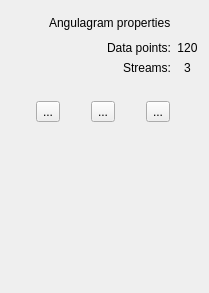
     <widget class="QWidget" name="angulagram">
      <layout class="QGridLayout" name="gridLayout">
       <item row="0" column="1">
        <widget class="QLabel" name="label_17">
         <property name="text">
          <string>Angulagram properties</string>
         </property>
        </widget>
       </item>
       <item row="0" column="0">
        <widget class="QLabel" name="label_15">
         <property name="minimumSize">
          <size>
           <width>32</width>
           <height>24</height>
          </size>
         </property>
         <property name="maximumSize">
          <size>
           <width>32</width>
           <height>24</height>
          </size>
         </property>
         <property name="text">
          <string/>
         </property>
         <property name="textFormat">
          <enum>Qt::PlainText</enum>
         </property>
         <property name="pixmap">
          <pixmap resource="../topino.qrc">:/ui/toolicons/angulagram.png</pixmap>
         </property>
         <property name="scaledContents">
          <bool>false</bool>
         </property>
        </widget>
       </item>
       <item row="2" column="2">
        <widget class="QLabel" name="propInletPos_3">
         <property name="sizePolicy">
          <sizepolicy hsizetype="Preferred" vsizetype="Preferred">
           <horstretch>5</horstretch>
           <verstretch>0</verstretch>
          </sizepolicy>
         </property>
         <property name="text">
          <string>3</string>
         </property>
         <property name="alignment">
          <set>Qt::AlignCenter</set>
         </property>
        </widget>
       </item>
       <item row="1" column="2">
        <widget class="QLabel" name="propInletPos_2">
         <property name="sizePolicy">
          <sizepolicy hsizetype="Preferred" vsizetype="Preferred">
           <horstretch>5</horstretch>
           <verstretch>0</verstretch>
          </sizepolicy>
         </property>
         <property name="text">
          <string>120</string>
         </property>
         <property name="alignment">
          <set>Qt::AlignCenter</set>
         </property>
        </widget>
       </item>
       <item row="3" column="0" colspan="3">
        <spacer name="verticalSpacer_12">
         <property name="orientation">
          <enum>Qt::Vertical</enum>
         </property>
         <property name="sizeHint" stdset="0">
          <size>
           <width>20</width>
           <height>20</height>
          </size>
         </property>
        </spacer>
       </item>
       <item row="4" column="0" colspan="3">
        <layout class="QHBoxLayout" name="horizontalLayout_6" stretch="0,0,0">
         <item>
          <widget class="QToolButton" name="toolEditImage_5">
           <property name="toolTip">
            <string>Preprocess image</string>
           </property>
           <property name="statusTip">
            <string>Select options for preprocessing the image to make it ready for angulargram creation</string>
           </property>
           <property name="text">
            <string>...</string>
           </property>
           <property name="icon">
            <iconset resource="../topino.qrc">
             <normaloff>:/ui/toolicons/angulagram.png</normaloff>:/ui/toolicons/angulagram.png</iconset>
           </property>
           <property name="iconSize">
            <size>
             <width>64</width>
             <height>32</height>
            </size>
           </property>
          </widget>
         </item>
         <item>
          <widget class="QToolButton" name="toolSwitchImage_5">
           <property name="toolTip">
            <string>Swap source and processed image</string>
           </property>
           <property name="statusTip">
            <string>Swap source and processed image</string>
           </property>
           <property name="text">
            <string>...</string>
           </property>
           <property name="icon">
            <iconset resource="../topino.qrc">
             <normaloff>:/ui/toolicons/angulagram.png</normaloff>:/ui/toolicons/angulagram.png</iconset>
           </property>
           <property name="iconSize">
            <size>
             <width>64</width>
             <height>32</height>
            </size>
           </property>
          </widget>
         </item>
         <item>
          <widget class="QToolButton" name="toolResetImage_5">
           <property name="toolTip">
            <string>Resets the processed image</string>
           </property>
           <property name="statusTip">
            <string>Resets the processed image back to the source image and all processing parameters to default</string>
           </property>
           <property name="text">
            <string>...</string>
           </property>
           <property name="icon">
            <iconset resource="../topino.qrc">
             <normaloff>:/ui/toolicons/angulagram.png</normaloff>:/ui/toolicons/angulagram.png</iconset>
           </property>
           <property name="iconSize">
            <size>
             <width>64</width>
             <height>32</height>
            </size>
           </property>
          </widget>
         </item>
        </layout>
       </item>
       <item row="2" column="0" colspan="2">
        <widget class="QLabel" name="label_20">
         <property name="sizePolicy">
          <sizepolicy hsizetype="Preferred" vsizetype="Preferred">
           <horstretch>1</horstretch>
           <verstretch>0</verstretch>
          </sizepolicy>
         </property>
         <property name="text">
          <string>Streams:</string>
         </property>
         <property name="alignment">
          <set>Qt::AlignRight|Qt::AlignTrailing|Qt::AlignVCenter</set>
         </property>
        </widget>
       </item>
       <item row="5" column="0" colspan="3">
        <spacer name="verticalSpacer_13">
         <property name="orientation">
          <enum>Qt::Vertical</enum>
         </property>
         <property name="sizeHint" stdset="0">
          <size>
           <width>20</width>
           <height>160</height>
          </size>
         </property>
        </spacer>
       </item>
       <item row="1" column="0" colspan="2">
        <widget class="QLabel" name="label_18">
         <property name="sizePolicy">
          <sizepolicy hsizetype="Preferred" vsizetype="Preferred">
           <horstretch>1</horstretch>
           <verstretch>0</verstretch>
          </sizepolicy>
         </property>
         <property name="text">
          <string>Data points:</string>
         </property>
         <property name="alignment">
          <set>Qt::AlignRight|Qt::AlignTrailing|Qt::AlignVCenter</set>
         </property>
        </widget>
       </item>
      </layout>
     </widget>
